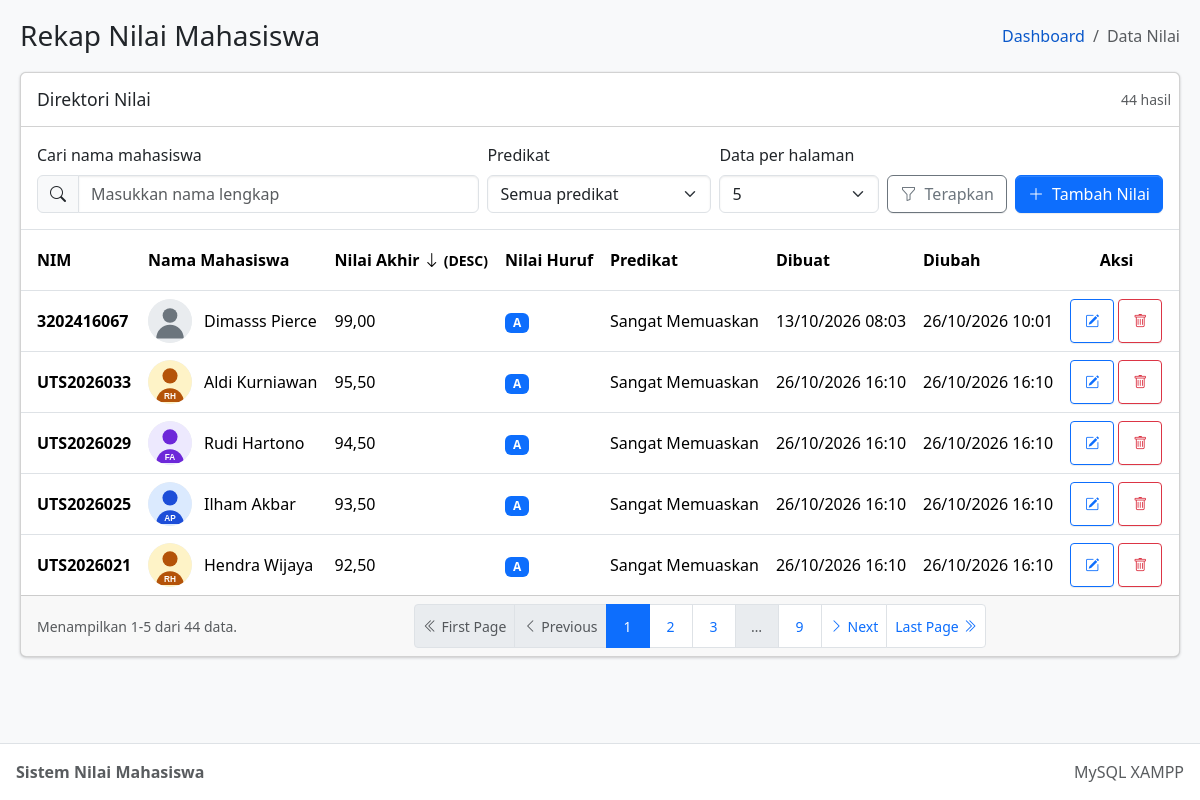
The page /readnilai.php on the database its author committed.
### tables this page shows
CREATE TABLE `nilaimhsw` (
  `nim` varchar(20) NOT NULL,
  `nm_lengkap` varchar(100) NOT NULL,
  `file_path` varchar(255) DEFAULT NULL,
  `nilai_akhir` decimal(5,2) NOT NULL,
  `nilai_huruf` char(1) DEFAULT NULL,
  `predikat` varchar(50) DEFAULT NULL,
  `created_date` timestamp NOT NULL DEFAULT current_timestamp(),
  `modified_date` timestamp NOT NULL DEFAULT current_timestamp() ON UPDATE current_timestamp()
);

### readnilai.php (the view, shortened to what the rows shown need)
<?php
require_once __DIR__ . '/grade_directory.php';
function e($value): string
{
    return htmlspecialchars((string) $value, ENT_QUOTES | ENT_SUBSTITUTE, 'UTF-8');
}
$predicateOptions = ['Sangat Memuaskan', 'Memuaskan', 'Cukup', 'Tidak Lulus'];
$errors = [];
$formMode = 'create';
$records = [];
$directory = directoryOptions($_GET, $predicateOptions);
$search = $directory['search'];
$filterPredicate = $directory['filter_predikat'];
$sort = $directory['sort'];
try {
    $pdo = databaseConnection();
    $result = loadGradeDirectory($pdo, $directory);
    $records = $result['records'];
    $page = $result['page'];
    $directory['page'] = $page;
} catch (Throwable $exception) {
    error_log($exception->getMessage());
    $databaseError = 'Data gagal dimuat. Pastikan MySQL XAMPP aktif, database/schema.sql sudah diimpor, dan migrasi database/002_nilaimhsw.sql dan database/003_copy_nilai.sql sudah dijalankan untuk database lama.';
    $totalData = 0;
    $totalPages = 1;
    $offset = 0;
}
$showModal = $errors !== [] || isset($_GET['new']);
?>
<!doctype html>
<html lang="id">
<head>
    <link
        rel="stylesheet"
        href="https://cdn.jsdelivr.net/npm/@fontsource/source-sans-3@5.0.12/index.css"
 />
    <link
        rel="stylesheet"
        href="https://cdn.jsdelivr.net/npm/overlayscrollbars@2.11.0/styles/overlayscrollbars.min.css"
 />
    <link
        rel="stylesheet"
        href="https://cdn.jsdelivr.net/npm/bootstrap-icons@1.13.1/font/bootstrap-icons.min.css"
 />
    <link rel="stylesheet" href="assets/vendor/adminlte.css" />
    <link rel="stylesheet" href="assets/app.css" />
</head>
<body
    class="layout-fixed sidebar-expand-lg bg-body-tertiary"
    data-show-grade-modal="<?= $showModal ? 'true' : 'false' ?>"
    data-grade-form-mode="<?= e($formMode) ?>">
    <div class="app-wrapper">
        <main class="app-main" id="main-content">
            <div class="app-content-header">
                <div class="container-fluid">
                    <div class="row align-items-center">
                        <div class="col-sm-6">
                            <h1 class="mb-0 fs-3">Rekap Nilai Mahasiswa</h1>
                        </div>
                    </div>
                </div>
            </div>
            <div class="app-content">
                <div class="container-fluid">
                    <section class="card" aria-labelledby="grade-directory-title">
                        <div class="card-header">
                            <h2 class="card-title" id="grade-directory-title">Direktori Nilai</h2>
                        </div>
                        <?php if ($records === []): ?>
                            <div class="card-body">
                                <div class="empty-state">
                                    <i class="bi bi-inbox text-body-secondary" aria-hidden="true"></i>
                                    <h3 class="h5">Data nilai tidak ditemukan</h3>
                                    <p class="text-body-secondary">
                                        <?= $search !== '' || $filterPredicate !== ''
                                            ? 'Ubah pencarian atau reset filter untuk melihat data lain.'
                                            : 'Tambahkan data pertama untuk mulai membuat rekap nilai.' ?>
                                    </p>
                                    <?php if ($search === '' && $filterPredicate === ''): ?>
                                        <button
                                            type="button"
                                            class="btn btn-primary"
                                            data-grade-action="create"
                                            data-bs-toggle="modal"
                                            data-bs-target="#grade-modal">
                                            Tambah Nilai
                                        </button>
                                    <?php endif; ?>
                                </div>
                            </div>
                        <?php else: ?>
                            <div class="table-responsive">
                                <table class="table table-hover mb-0 grade-table">
                                    <thead>
                                        <tr>
                                            <th scope="col" class="ps-3">NIM</th>
                                            <th scope="col">Nama Mahasiswa</th>
                                            <th scope="col" aria-sort="<?= $sort === 'asc' ? 'ascending' : 'descending' ?>">
                                                <a
                                                    class="grade-sort"
                                                    href="<?= e(directoryUrl($directory, ['sort' => $sort === 'asc' ? 'desc' : 'asc', 'page' => 1])) ?>"
                                                    aria-label="Nilai Akhir: urutkan <?= $sort === 'asc' ? 'tertinggi ke terendah' : 'terendah ke tertinggi' ?>">
                                                    Nilai Akhir
                                                    <i class="bi bi-arrow-<?= $sort === 'asc' ? 'up' : 'down' ?>" aria-hidden="true"></i>
                                                    <span class="small">(<?= $sort === 'asc' ? 'ASC' : 'DESC' ?>)</span>
                                                </a>
                                            </th>
                                            <th scope="col">Nilai Huruf</th>
                                            <th scope="col">Predikat</th>
                                            <th scope="col">Dibuat</th>
                                            <th scope="col">Diubah</th>
                                            <th scope="col" class="text-center pe-3">Aksi</th>
                                        </tr>
                                    </thead>
                                    <tbody>
                                        <?php foreach ($records as $record): ?>
                                            <tr>
                                                <th scope="row" class="ps-3 fw-semibold"><?= e($record['nim']) ?></th>
                                                <td>
                                                    <div class="student-identity">
                                                        <img
                                                            class="student-photo"
                                                            src="<?= e(studentPhotoUrl($record['file_path'])) ?>"
                                                            alt="<?= $record['file_path'] !== null ? 'Foto ' . e($record['nm_lengkap']) : '' ?>"
                                                            width="44"
                                                            height="44"
                                                            loading="lazy" />
                                                        <span><?= e($record['nm_lengkap']) ?></span>
                                                    </div>
                                                </td>
                                                <td><?= e(number_format((float) $record['nilai_akhir'], 2, ',', '.')) ?></td>
                                                <td>
                                                    <?php if ($record['nilai_huruf'] !== null): ?>
                                                        <span class="badge text-bg-primary"><?= e($record['nilai_huruf']) ?></span>
                                                    <?php else: ?>
                                                        <span class="text-body-secondary">Belum diisi</span>
                                                    <?php endif; ?>
                                                </td>
                                                <td>
                                                    <?= $record['predikat'] !== null
                                                        ? e($record['predikat'])
                                                        : '<span class="text-body-secondary">Belum ditentukan</span>' ?>
                                                </td>
                                                <td>
                                                    <time datetime="<?= e($record['created_date']) ?>">
                                                        <?= e(date('d/m/Y H:i', strtotime((string) $record['created_date']))) ?>
                                                    </time>
                                                </td>
                                                <td>
                                                    <time datetime="<?= e($record['modified_date']) ?>">
                                                        <?= e(date('d/m/Y H:i', strtotime((string) $record['modified_date']))) ?>
                                                    </time>
                                                </td>
                                                <td class="pe-3">
                                                    <div
                                                        class="grade-actions"
                                                        role="group"
                                                        aria-label="Aksi untuk <?= e($record['nm_lengkap']) ?>">
                                                        <button
                                                            type="button"
                                                            class="btn btn-sm btn-outline-primary"
                                                            data-grade-action="edit"
                                                            data-nim="<?= e($record['nim']) ?>"
                                                            data-nama="<?= e($record['nm_lengkap']) ?>"
                                                            data-nilai-akhir="<?= e(number_format((float) $record['nilai_akhir'], 2, '.', '')) ?>"
                                                            data-nilai-huruf="<?= e($record['nilai_huruf'] ?? '') ?>"
                                                            data-predikat="<?= e($record['predikat'] ?? '') ?>"
                                                            data-bs-toggle="modal"
                                                            data-bs-target="#grade-modal"
                                                            title="Edit data"
                                                            aria-label="Edit data <?= e($record['nm_lengkap']) ?>">
                                                            <i class="bi bi-pencil-square" aria-hidden="true"></i>
                                                        </button>
                                                        <button
                                                            type="button"
                                                            class="btn btn-sm btn-outline-danger"
                                                            data-grade-action="delete"
                                                            data-nim="<?= e($record['nim']) ?>"
                                                            data-nama="<?= e($record['nm_lengkap']) ?>"
                                                            data-bs-toggle="modal"
                                                            data-bs-target="#delete-grade-modal"
                                                            title="Hapus data"
                                                            aria-label="Hapus data <?= e($record['nm_lengkap']) ?>">
                                                            <i class="bi bi-trash" aria-hidden="true"></i>
                                                        </button>
                                                    </div>
                                                </td>
                                            </tr>
                                        <?php endforeach; ?>
                                    </tbody>
                                </table>
                            </div>
                        <?php endif; ?>
                    </section>
                </div>
            </div>
        </main>
    </div>
</body>
</html>

### rows shown on the page
nilaimhsw: nim "3202416067", shows a picture, nm_lengkap "Dimasss Pierce", nilai_akhir "99,00", nilai_huruf "A", predikat "Sangat Memuaskan", created_date "13/10/2026 08:03", modified_date "26/10/2026 10:01"
nilaimhsw: nim "UTS2026033", file_path (picture), nm_lengkap "Aldi Kurniawan", nilai_akhir "95,50", nilai_huruf "A", predikat "Sangat Memuaskan", created_date "26/10/2026 16:10", modified_date "26/10/2026 16:10"
nilaimhsw: nim "UTS2026029", file_path (picture), nm_lengkap "Rudi Hartono", nilai_akhir "94,50", nilai_huruf "A", predikat "Sangat Memuaskan", created_date "26/10/2026 16:10", modified_date "26/10/2026 16:10"
nilaimhsw: nim "UTS2026025", file_path (picture), nm_lengkap "Ilham Akbar", nilai_akhir "93,50", nilai_huruf "A", predikat "Sangat Memuaskan", created_date "26/10/2026 16:10", modified_date "26/10/2026 16:10"
nilaimhsw: nim "UTS2026021", file_path (picture), nm_lengkap "Hendra Wijaya", nilai_akhir "92,50", nilai_huruf "A", predikat "Sangat Memuaskan", created_date "26/10/2026 16:10", modified_date "26/10/2026 16:10"

### other values the page prints
$totalData "44"
$startNumber "1"
$endNumber "5"
form field per_page "5"
